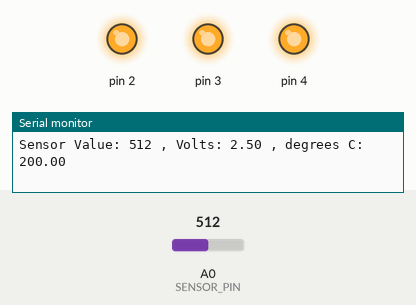
This sketch was run on a simulated Arduino Uno, built with avr-gcc and run on an emulated ATmega328P. Shown: output pins drawn as LEDs (lit = HIGH), the last lines printed to the serial monitor. The test bench sets the inputs (shaded band); at power-on: A0 (SENSOR_PIN) = 512.

Above: at 1.2 s.
1.3 s: A0 (SENSOR_PIN) set to 190
4.3 s: A0 (SENSOR_PIN) set to 176
At 4.8 s:
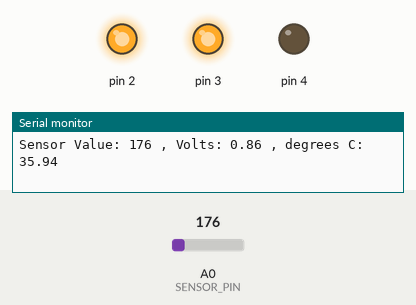
5.8 s: A0 (SENSOR_PIN) set to 122
At 6.4 s:
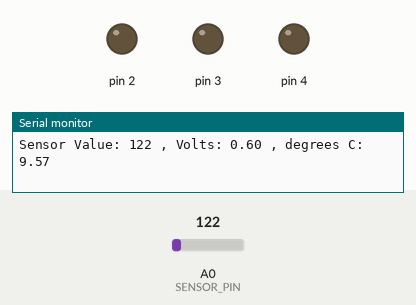
Timing chart, 0 to 8.8 s (numbered marks = the images above; inputs shaded):
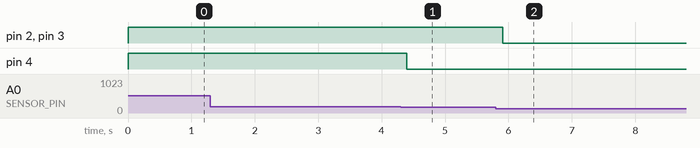

The sketch:

Project03.ino
```cpp
const int SENSOR_PIN = A0;
const float BASELINE_TEMPERATURE = 30.0;
int pinNumber = 0;

void setup()
{
  Serial.begin(9600); // open a serial port
  for(int pinNumber = 2; pinNumber<5; pinNumber++)
  {
    pinMode(pinNumber, OUTPUT);
    digitalWrite(pinNumber, LOW);
  }
}

void loop()
{
  int sensorVal = analogRead(SENSOR_PIN);
  Serial.print("Sensor Value: ");
  Serial.print(sensorVal);

  // covert the ADC reading to voltage
  float voltage = (sensorVal/1024.0) * 5.0;
  Serial.print(" , Volts: ");
  Serial.print(voltage);
  Serial.print(" , degrees C: ");
  // convert the voltage to temperature in degrees
  float temperature = (voltage - 0.5) * 100;
  Serial.println(temperature);

  if(temperature < BASELINE_TEMPERATURE)
  {
    digitalWrite(2, LOW);
    digitalWrite(3, LOW);
    digitalWrite(4, LOW);
  }
  else if (temperature >= BASELINE_TEMPERATURE+2 && temperature < BASELINE_TEMPERATURE+4)
  {
    digitalWrite(2, HIGH);
    digitalWrite(3, LOW);
    digitalWrite(4, LOW);
  }
  else if (temperature >= BASELINE_TEMPERATURE+4 && temperature < BASELINE_TEMPERATURE+6)
  {
    digitalWrite(2, HIGH);
    digitalWrite(3, HIGH);
    digitalWrite(4, LOW);
  }
  else if (temperature >= BASELINE_TEMPERATURE+6)
  {
    digitalWrite(2, HIGH);
    digitalWrite(3, HIGH);
    digitalWrite(4, HIGH);
  }
}
```

Measured:
- the behaviour switches between 177 and 176 on A0 (SENSOR_PIN) (found by bisection; images 0 and 1)
- after the input at 4.3 s, pin 4: HIGH → LOW after 0.09 s
- after the input at 5.8 s, pin 2, pin 3: HIGH → LOW after 0.11 s
